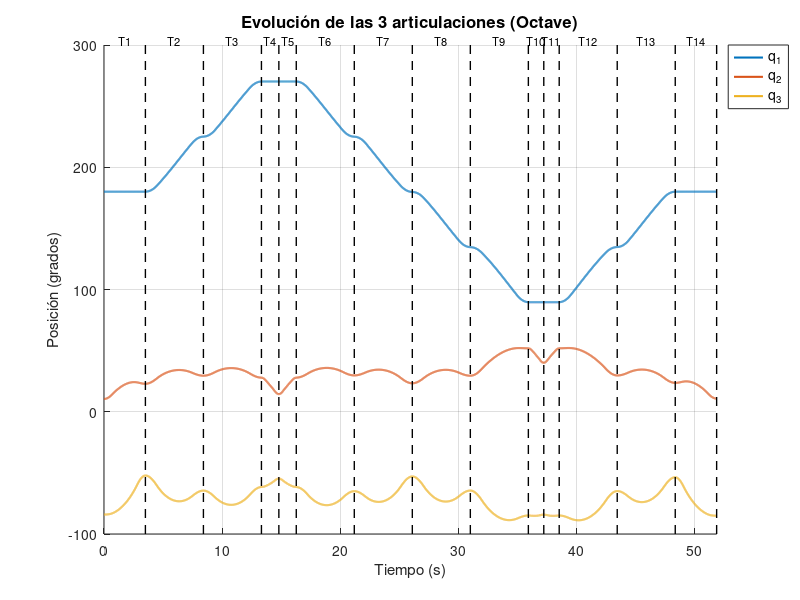
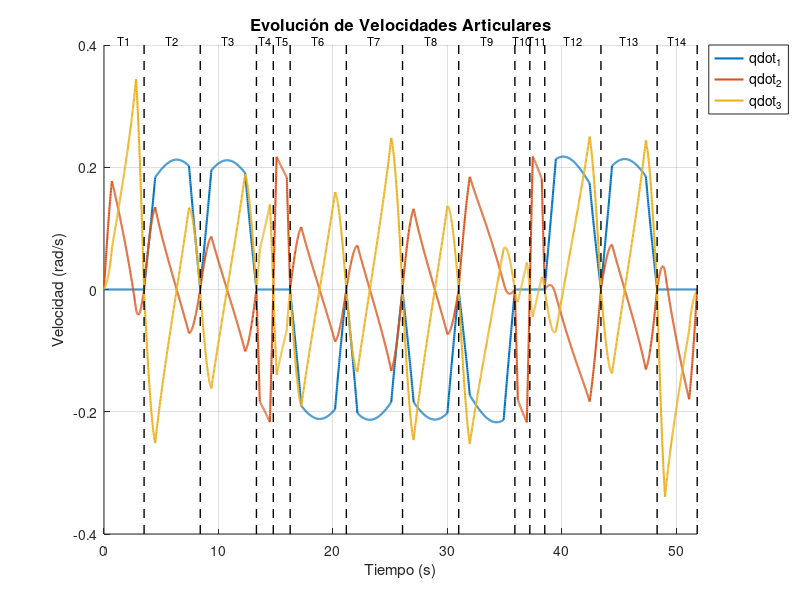
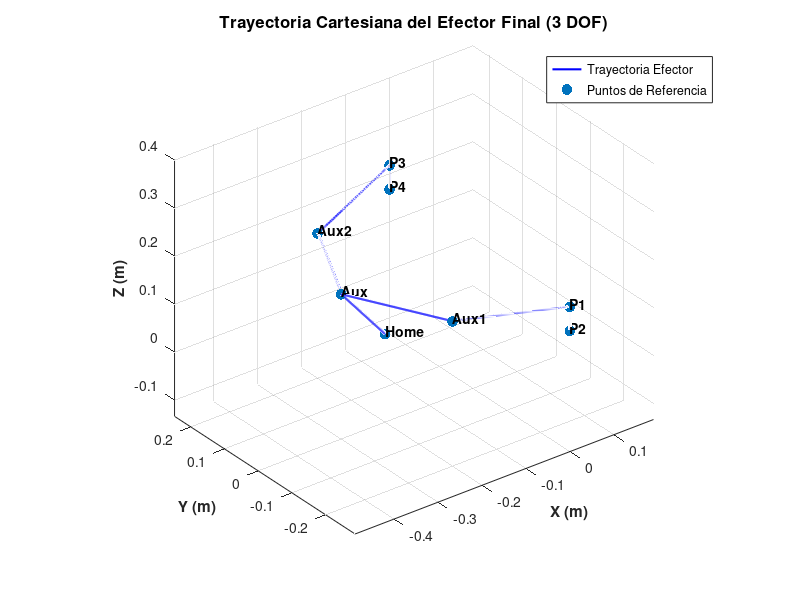

MATLAB code for these plots, in order:
1; % Declaración Octave

clc; clear; close all;

% FUNCIONES AUXILIARES

function q_target_cont = desentranar_angulos(q_ref, q_target)
    % Ajustar q_target para tomar la menor distancia angular respecto a q_ref
    q_target_cont = q_target;
    for k = 1:length(q_target)
        diff = q_target(k) - q_ref(k);
        diff_wrapped = atan2(sin(diff), cos(diff));
        q_target_cont(k) = q_ref(k) + diff_wrapped;
    end
end

function [theta1, theta2, theta3] = cinematica_inversa_3dof(P, L1, L2, L3)
    px = P(1);
    py = P(2);
    pz = P(3);

    theta1 = atan2(py, px);

    cos_theta3 = (px^2 + py^2 + (pz - L1)^2 - L2^2 - L3^2) / (2 * L2 * L3);

    if abs(cos_theta3) > 1
        error('El punto ingresado está fuera del alcance del robot.');
    end

    sin_theta3 = -sqrt(1 - cos_theta3^2); % Codo arriba
    theta3 = atan2(sin_theta3, cos_theta3);

    alpha = atan2(pz - L1, sqrt(px^2 + py^2));
    beta  = atan2(L3 * sin_theta3, L2 + L3 * cos_theta3);
    theta2 = alpha - beta;

    if nargout <= 1
        theta1 = [theta1; theta2; theta3];
    end
end

function Jp = evaluar_jacobiano_3dof(q, L1, L2, L3)
    A1 = DH_local(q(1), L1, pi/2, 0);
    A2 = DH_local(q(2), 0,  0,    L2);
    A3 = DH_local(q(3), 0,  0,    L3);

    T1 = A1;
    T2 = T1 * A2;
    T3 = T2 * A3;

    P0 = [0; 0; 0];
    Z0 = [0; 0; 1];

    P1 = T1(1:3, 4); Z1 = T1(1:3, 3);
    P2 = T2(1:3, 4); Z2 = T2(1:3, 3);
    Pe = T3(1:3, 4);

    Jp = zeros(3, 3);
    Jp(:, 1) = cross(Z0, (Pe - P0));
    Jp(:, 2) = cross(Z1, (Pe - P1));
    Jp(:, 3) = cross(Z2, (Pe - P2));
end

function T = DH_local(th, d, al, a)
    T = [ ...
        cos(th), -sin(th)*cos(al),  sin(th)*sin(al), a*cos(th); ...
        sin(th),  cos(th)*cos(al), -cos(th)*sin(al), a*sin(th); ...
        0,        sin(al),          cos(al),          d; ...
        0,        0,                0,                1 ...
    ];
end

% SCRIPT PRINCIPAL

% CONSTANTES DEL ROBOT
L1 = 0.2000;
L2 = 0.1506;
L3 = 0.18464;

% DEFINICIÓN DE LOS PUNTOS
P_Home = [-0.2;  0.00000; 0.05];
P3     = [0.00000;  0.24735; 0.21800];
P4     = [0.00000;  0.24735; 0.16800];
P_Aux  = [-0.3;   0.00000; 0.16800];
P_Aux1 = [-0.2;  -0.2;     0.16800];
P_Aux2 = [-0.2;   0.2;     0.16800];
P1     = [0.00000; -0.28735; 0.16800];
P2     = [0.00000; -0.28735; 0.11800];

% CINEMÁTICA INVERSA EN CADA PUNTO
Q_Home  = cinematica_inversa_3dof(P_Home, L1, L2, L3);
Q_pAux  = desentranar_angulos(Q_Home, cinematica_inversa_3dof(P_Aux, L1, L2, L3));
Q_pAux1 = desentranar_angulos(Q_pAux, cinematica_inversa_3dof(P_Aux1, L1, L2, L3));
Q_p1    = desentranar_angulos(Q_pAux1, cinematica_inversa_3dof(P1, L1, L2, L3));
Q_p2    = desentranar_angulos(Q_p1, cinematica_inversa_3dof(P2, L1, L2, L3));

Q_pAux2 = desentranar_angulos(Q_pAux, cinematica_inversa_3dof(P_Aux2, L1, L2, L3));
Q_p3    = desentranar_angulos(Q_pAux2, cinematica_inversa_3dof(P3, L1, L2, L3));
Q_p4    = desentranar_angulos(Q_p3, cinematica_inversa_3dof(P4, L1, L2, L3));

% CONFIGURACIÓN DE TRAYECTORIAS
N = 300;
w_pico_max = 0.2;

secuencia = {
    Q_Home,   Q_pAux,  P_Home,   P_Aux;   % T1
    Q_pAux,  Q_pAux1,  P_Aux,  P_Aux1;   % T2
    Q_pAux1,    Q_p1,  P_Aux1,     P1;   % T3
    Q_p1,       Q_p2,     P1,      P2;   % T4  (Llegada a P2)
    Q_p2,       Q_p1,     P2,      P1;   % T5
    Q_p1,    Q_pAux1,     P1,  P_Aux1;   % T6
    Q_pAux1,  Q_pAux,  P_Aux1,  P_Aux;   % T7
    Q_pAux,  Q_pAux2,  P_Aux,  P_Aux2;   % T8
    Q_pAux2,    Q_p3,  P_Aux2,     P3;   % T9
    Q_p3,       Q_p4,     P3,      P4;   % T10 (Llegada a P4)
    Q_p4,       Q_p3,     P4,      P3;   % T11
    Q_p3,    Q_pAux2,     P3,  P_Aux2;   % T12
    Q_pAux2,  Q_pAux,  P_Aux2,  P_Aux;   % T13
    Q_pAux,   Q_Home,  P_Aux,  P_Home    % T14
};

num_traj = size(secuencia, 1);
cfg = struct();

% Cálculo de parámetros de trayectoria continua
for i = 1:num_traj
    cfg(i).q_ini = secuencia{i, 1};
    cfg(i).q_fin = desentranar_angulos(cfg(i).q_ini, secuencia{i, 2});
    cfg(i).P_ini = secuencia{i, 3};
    cfg(i).P_fin = secuencia{i, 4};

    vec_dir = cfg(i).P_fin - cfg(i).P_ini;
    distancia = norm(vec_dir);

    if distancia > 0
        cfg(i).u = vec_dir / distancia;
    else
        cfg(i).u = [0; 0; 0];
    end

    delta_q_max = max(abs(cfg(i).q_fin - cfg(i).q_ini));
    T_seg = (1.25 * delta_q_max) / w_pico_max;

    if T_seg < 1.0
        T_seg = 1.0; % Tiempo mínimo de seguridad
    end

    cfg(i).t_final = T_seg;
    cfg(i).v_pico = 1.25 * (distancia / T_seg);
end

% INTEGRACIÓN CARTESIANA
q_trayectorias_total = cell(1, num_traj);
qtot = cell(1, num_traj);
q_actual = Q_Home;

for i = 1:num_traj
    P_ini    = cfg(i).P_ini;
    P_fin    = cfg(i).P_fin;
    u        = cfg(i).u;
    v_pico   = cfg(i).v_pico;
    t_final  = cfg(i).t_final;

    dt = t_final / N;
    P_dot = zeros(3, N);

    n_rampa = round(0.2 * N);
    x = v_pico / n_rampa;

    for h = 1:n_rampa
        P_dot(:, h) = h * x * u;
    end
    for h = (n_rampa + 1):(N - n_rampa)
        P_dot(:, h) = v_pico * u;
    end
    for h = (N - n_rampa + 1):N
        P_dot(:, h) = (v_pico - (h - (N - n_rampa)) * x) * u;
    end

    q_trayectoria = zeros(3, N);
    q_trayectoria(:, 1) = q_actual;
    qdot = zeros(3, N);

    for k = 1:(N - 1)
        Jp = evaluar_jacobiano_3dof(q_actual, L1, L2, L3);
        q_dot = pinv(Jp) * P_dot(:, k);
        qdot(:, k) = q_dot;
        q_actual = q_actual + q_dot * dt;
        q_trayectoria(:, k + 1) = q_actual;
    end
    qdot(:, N) = qdot(:, N-1);

    qtot{i} = qdot;
    q_trayectorias_total{i} = q_trayectoria;
end

% --- CONCATENAR DATOS ---
q_total = [];
qdotTotal = [];
t_total = [];
t_acumulado = 0;
t_cambios = zeros(1, num_traj);

for i = 1:num_traj
    t_final_traj = cfg(i).t_final;
    t_local = linspace(t_acumulado, t_acumulado + t_final_traj, N);

    t_total = [t_total, t_local];
    q_total = [q_total, q_trayectorias_total{i}];
    qdotTotal = [qdotTotal, qtot{i}];
    t_acumulado = t_acumulado + t_final_traj;
    t_cambios(i) = t_acumulado;
end

% --- GRÁFICA DE POSICIONES ARTICULARES ---
figure('Name','Cinemática Inversa 3 DOF - Posiciones Continuas','Color','w');
hold on; grid on;
colores = lines(3);
nombres = {'q_1','q_2','q_3'};

for j = 1:3
    plot(t_total, rad2deg(q_total(j,:)), 'LineWidth', 1.5, 'Color', colores(j,:), 'DisplayName', nombres{j});
end

title('Evolución de las 3 articulaciones (Octave)','FontSize',12);
xlabel('Tiempo (s)','FontSize',11);
ylabel('Posición (grados)','FontSize',11);
legend('Location','bestoutside','FontSize',10);
xlim([0 t_acumulado]);

y_lim = ylim;

for i = 1:num_traj
    plot([t_cambios(i) t_cambios(i)], y_lim, 'k--', 'LineWidth', 1, 'HandleVisibility','off');

    if i == 1
        x_text = t_cambios(i) / 2;
    else
        x_text = (t_cambios(i) + t_cambios(i-1)) / 2;
    end

    text(x_text, y_lim(2), sprintf('T%d',i), ...
        'VerticalAlignment','bottom','HorizontalAlignment','center','FontSize',8,'Color','k');
end
hold off;

% --- GRÁFICA DE VELOCIDADES ARTICULARES ---
figure('Name','Cinemática Inversa 3 DOF - Velocidades','Color','w');
hold on; grid on;
nombres_v = {'qdot_1','qdot_2','qdot_3'};

for j = 1:3
    plot(t_total, qdotTotal(j,:), 'LineWidth', 1.5, 'Color', colores(j,:), 'DisplayName', nombres_v{j});
end

title('Evolución de Velocidades Articulares','FontSize',12);
xlabel('Tiempo (s)','FontSize',11);
ylabel('Velocidad (rad/s)','FontSize',11);
legend('Location','bestoutside','FontSize',10);
xlim([0 t_acumulado]);

y_lim = ylim;

for i = 1:num_traj
    plot([t_cambios(i) t_cambios(i)], y_lim, 'k--', 'LineWidth', 1, 'HandleVisibility','off');

    if i == 1
        x_text = t_cambios(i) / 2;
    else
        x_text = (t_cambios(i) + t_cambios(i-1)) / 2;
    end

    text(x_text, y_lim(2), sprintf('T%d',i), ...
        'VerticalAlignment','bottom','HorizontalAlignment','center','FontSize',8,'Color','k');
end
hold off;

% --- CINEMÁTICA DIRECTA PARA GRÁFICA 3D ---
num_puntos = size(q_total, 2);
Pe_total = zeros(3, num_puntos);

for k = 1:num_puntos
    q_k = q_total(:, k);

    A1 = DH_local(q_k(1), L1, pi/2, 0);
    A2 = DH_local(q_k(2), 0,  0,    L2);
    A3 = DH_local(q_k(3), 0,  0,    L3);

    T03 = A1 * A2 * A3;
    Pe_total(:, k) = T03(1:3, 4);
end

figure('Name', 'Trayectoria 3D del Efector Final', 'Color', 'w');
hold on; grid on;

plot3(Pe_total(1,:), Pe_total(2,:), Pe_total(3,:), 'b-', 'LineWidth', 1.5, 'DisplayName', 'Trayectoria Efector');

P_obj = [P_Home, P1, P2, P_Aux, P_Aux1, P_Aux2, P3, P4];
etiquetas = {'Home', 'P1', 'P2', 'Aux', 'Aux1', 'Aux2', 'P3', 'P4'};

scatter3(P_obj(1,:), P_obj(2,:), P_obj(3,:), 60, 'ro', 'filled', 'DisplayName', 'Puntos de Referencia');

for i = 1:length(etiquetas)
    text(P_obj(1,i), P_obj(2,i), P_obj(3,i) + 0.008, etiquetas{i}, ...
        'FontSize', 10, 'FontWeight', 'bold', 'Color', 'k');
end

title('Trayectoria Cartesiana del Efector Final (3 DOF)', 'FontSize', 12);
xlabel('X (m)', 'FontWeight', 'bold');
ylabel('Y (m)', 'FontWeight', 'bold');
zlabel('Z (m)', 'FontWeight', 'bold');

axis equal;
view(3);
legend('Location', 'best');
hold off;

% --- EXPORTAR CSV ---
puntos_por_traj = N;
gripper_state = zeros(1, num_puntos);

v_abierto = 0.0;   % Expandido (0.0 m)
v_cerrado = 0.15;  % Retraído (0.15 m)

idx_P2 = 4 * puntos_por_traj;
idx_P4 = 10 * puntos_por_traj;
n_rampa_g = round(0.15 * N);

gripper_state(1 : idx_P2 - n_rampa_g) = v_cerrado;
gripper_state(idx_P2 - n_rampa_g + 1 : idx_P2) = linspace(v_cerrado, v_abierto, n_rampa_g);
gripper_state(idx_P2 + 1 : idx_P4 - n_rampa_g) = v_abierto;
gripper_state(idx_P4 - n_rampa_g + 1 : idx_P4) = linspace(v_abierto, v_cerrado, n_rampa_g);
gripper_state(idx_P4 + 1 : end) = v_cerrado;

datos_csv = [t_total', q_total', gripper_state'];
dlmwrite('trayectoria_robot.csv', datos_csv, 'precision', '%.6f');
disp('CSV generado correctamente en Octave.');
